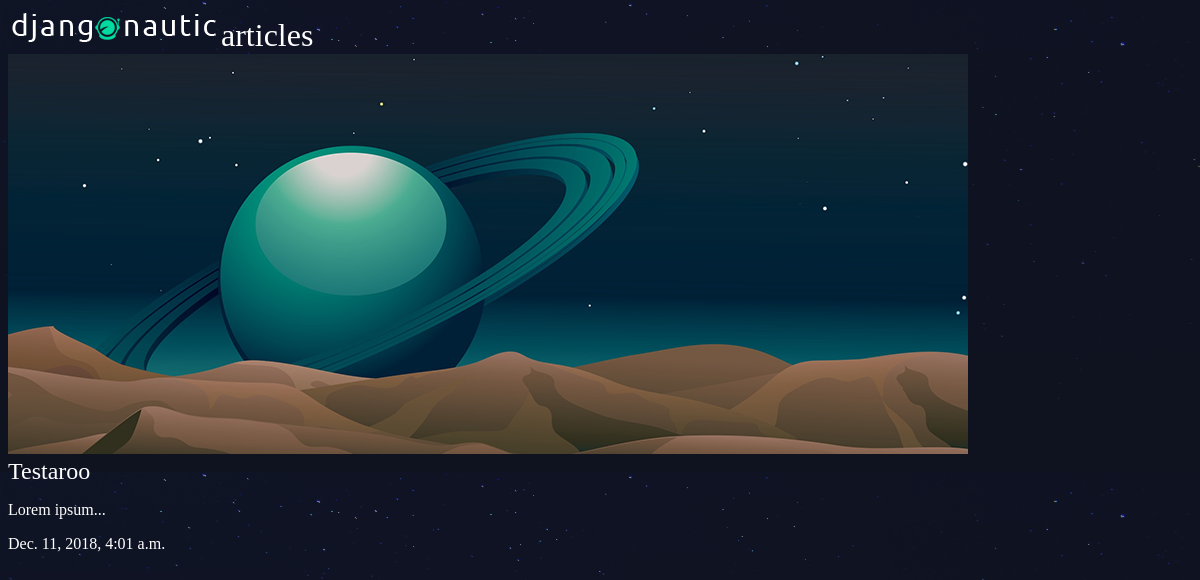
Page /articles/testaroo/ on the committed database.
### articles/models.py (models this page shows, shortened)
class Article(models.Model):
  title = models.CharField(max_length=100)
  slug = models.SlugField()
  body = models.TextField()
  date = models.DateTimeField(auto_now_add=True)
  thumb = models.ImageField(default='default.png', blank=True)

### articles/views.py (the view)
# urls.py: path('<slug>/', views.article_detail, name="detail"),
def article_detail(request, slug):
  article = Article.objects.get(slug=slug)
  return render(request, 'articles/article_detail.html', {'article': article})

### articles/templates/articles/article_detail.html
{% extends 'base_layout.html' %}
{% block content %}
<div class="article-detail">
  <div class="article">
    <img src="{{article.thumb.url}}" />
<h2>{{article.title}}</h2>
<p>{{article.body}}</p>
<p>{{article.date}}</p>
  </div>
</div>
{% endblock %}

### assets/styles.css (style rules this page uses)
body { background-color: #0f121f; background-image: url(stars.png); background-repeat-y: no-repeat; color: #fff; }
body * { font-family: Ubuntu; }
h1, h2, h3, h4, h5 { font-weight: normal; margin: 0; }

### rows in the picture
Article: thumb (placeholder picture), title "Testaroo", body "Lorem ipsum...", date "Dec. 11, 2018, 4:01 a.m."
